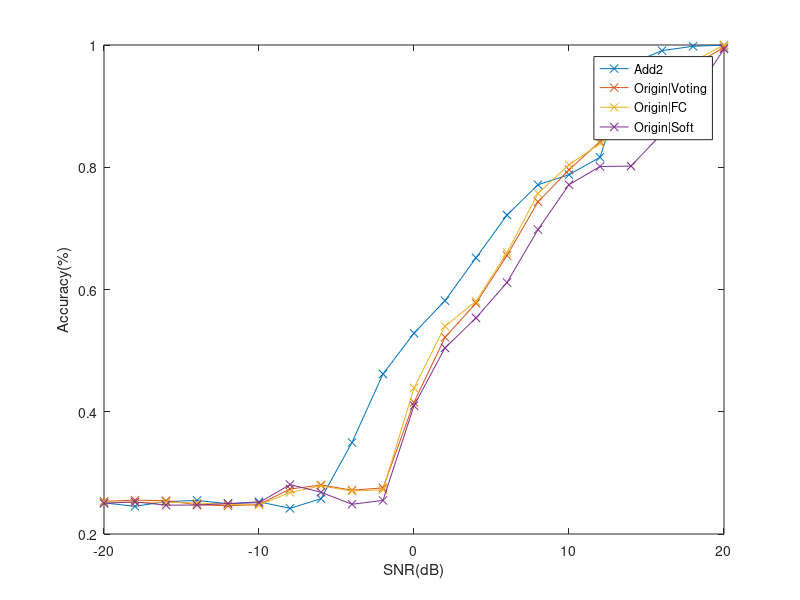
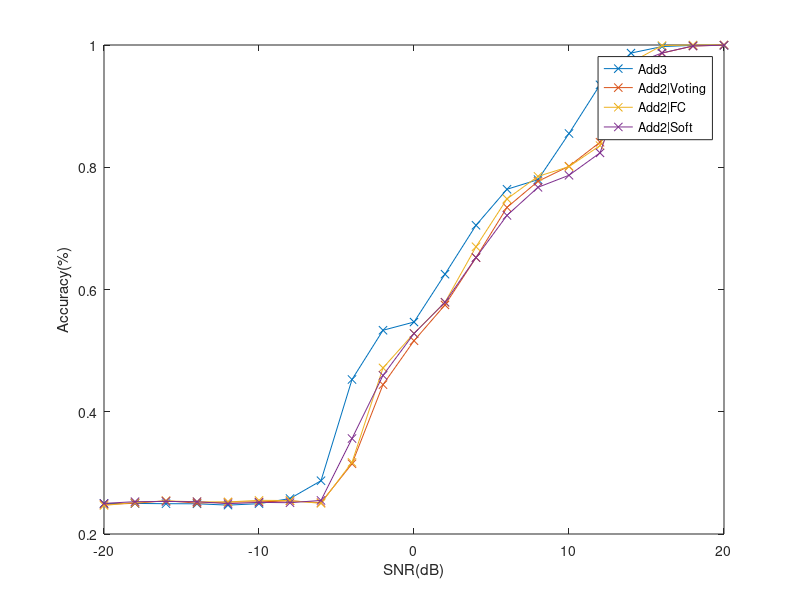
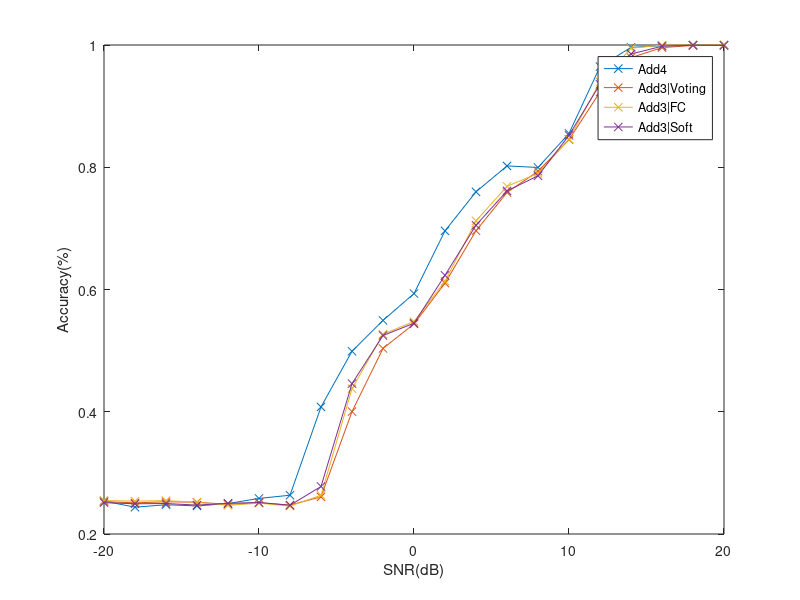

Reproduce these figures in MATLAB, in order.
snr = -20:2:20;

acc_origin = [0.258083333333333	0.244333333333333	0.249000000000000	0.249416666666667	0.246000000000000	0.249833333333333	0.246166666666667	0.245916666666667	0.246000000000000	0.259750000000000	0.404833333333333	0.500916666666667	0.556416666666667	0.610083333333333	0.702666666666667	0.769416666666667	0.808833333333333	0.798166666666667	0.857916666666667	0.918916666666667	0.992166666666667];
acc_Add2 = 	[0.251000000000000	0.245250000000000	0.253083333333333	0.254916666666667	0.249583333333333	0.252666666666667	0.242000000000000	0.257750000000000	0.349750000000000	0.461750000000000	0.528500000000000	0.581750000000000	0.651833333333333	0.721833333333333	0.771416666666667	0.787833333333333	0.816333333333333	0.969583333333333	0.990833333333333	0.997916666666667	0.999750000000000];
% acc_add2Norm = [0.252583333333333	0.245583333333333	0.254166666666667	0.255750000000000	0.241333333333333	0.250416666666667	0.242333333333333	0.251750000000000	0.348333333333333	0.465333333333333	0.529666666666667	0.562666666666667	0.646916666666667	0.719833333333333	0.790166666666667	0.784166666666667	0.863750000000000	0.948916666666667	0.986250000000000	0.998583333333333	0.999750000000000];
acc_Add3 = [0.249916666666667	0.250000000000000	0.249583333333333	0.249416666666667	0.247250000000000	0.249583333333333	0.258000000000000	0.287166666666667	0.452750000000000	0.533333333333333	0.546750000000000	0.625083333333333	0.705083333333333	0.764000000000000	0.779750000000000	0.855166666666667	0.934833333333333	0.986833333333333	0.997416666666667	0.999416666666667	0.999416666666667];
acc_Add4 = [0.253916666666667	0.243833333333333	0.247916666666667	0.245916666666667	0.249833333333333	0.258250000000000	0.263416666666667	0.407916666666667	0.499000000000000	0.549500000000000	0.593333333333333	0.695916666666667	0.759833333333333	0.802166666666667	0.799666666666667	0.855250000000000	0.964583333333333	0.996166666666667	0.998916666666667	1	0.999916666666667];

acc_origin_rep_soft = [0.253500000000000	0.255416666666667	0.254583333333333	0.247916666666667	0.246083333333333	0.248333333333333	0.273583333333333	0.280166666666667	0.271750000000000	0.275416666666667	0.415333333333333	0.521833333333333	0.577583333333333	0.655666666666667	0.743416666666667	0.795916666666667	0.841916666666667	0.867833333333333	0.916000000000000	0.966500000000000	0.995916666666667];
acc_origin_rep_fc = [0.252000000000000	0.251916666666667	0.252000000000000	0.250666666666667	0.248333333333333	0.247333333333333	0.268000000000000	0.278750000000000	0.270333333333333	0.272250000000000	0.438833333333333	0.539916666666667	0.580750000000000	0.660250000000000	0.757333333333333	0.804000000000000	0.839000000000000	0.863166666666667	0.918250000000000	0.973166666666667	0.999916666666667];
acc_origin_rep_voting = [0.250333333333333	0.252520833333333	0.247270833333333	0.247333333333333	0.249854166666667	0.251291666666667	0.280812500000000	0.268312500000000	0.248687500000000	0.254937500000000	0.409854166666667	0.504479166666667	0.553479166666667	0.611395833333333	0.698125000000000	0.771354166666667	0.801270833333333	0.801916666666667	0.855145833333333	0.916312500000000	0.993520833333333];

figure;
plot(snr, acc_Add2, '-x'); hold on;
plot(snr, acc_origin_rep_soft, '-x'); hold on;
plot(snr, acc_origin_rep_fc, '-x'); hold on;
plot(snr, acc_origin_rep_voting, '-x'); hold on;
legend("Add2", "Origin|Voting", "Origin|FC", "Origin|Soft")
xlabel("SNR(dB)")
ylabel("Accuracy(%)")


acc_Add2_rep_soft = [0.248333333333333	0.250250000000000	0.254416666666667	0.250500000000000	0.252250000000000	0.252583333333333	0.254166666666667	0.251333333333333	0.314916666666667	0.444333333333333	0.516166666666667	0.574750000000000	0.652083333333333	0.734333333333333	0.777000000000000	0.801666666666667	0.840916666666667	0.941750000000000	0.986750000000000	0.998333333333333	0.999916666666667];
acc_Add2_rep_fc = [0.246666666666667	0.251666666666667	0.254083333333333	0.252750000000000	0.252416666666667	0.255083333333333	0.254750000000000	0.250083333333333	0.317250000000000	0.471750000000000	0.528333333333333	0.579083333333333	0.669916666666667	0.748250000000000	0.785083333333333	0.801000000000000	0.835416666666667	0.971583333333333	0.999083333333333	1	1];
acc_Add2_rep_voting = [0.250083333333333	0.252875000000000	0.253250000000000	0.252833333333333	0.249583333333333	0.251750000000000	0.251166666666667	0.254958333333333	0.356166666666667	0.459458333333333	0.527916666666667	0.579166666666667	0.652291666666667	0.721250000000000	0.767166666666667	0.786875000000000	0.823500000000000	0.967666666666667	0.986916666666667	0.998375000000000	0.999708333333333];

figure;
plot(snr, acc_Add3, '-x'); hold on;
plot(snr, acc_Add2_rep_soft, '-x'); hold on;
plot(snr, acc_Add2_rep_fc, '-x'); hold on;
plot(snr, acc_Add2_rep_voting, '-x'); hold on;
legend("Add3", "Add2|Voting", "Add2|FC", "Add2|Soft")
xlabel("SNR(dB)")
ylabel("Accuracy(%)")

acc_Add3_rep_soft = [0.253000000000000	0.250916666666667	0.252750000000000	0.252000000000000	0.248500000000000	0.251083333333333	0.247333333333333	0.260750000000000	0.400250000000000	0.503583333333333	0.543750000000000	0.610333333333333	0.696166666666667	0.758666666666667	0.793500000000000	0.845083333333333	0.923083333333333	0.979333333333333	0.995750000000000	0.999250000000000	0.999916666666667];
acc_Add3_rep_fc = [0.254750000000000	0.253750000000000	0.254583333333333	0.251916666666667	0.246916666666667	0.250500000000000	0.245583333333333	0.263333333333333	0.437750000000000	0.526833333333333	0.547750000000000	0.613583333333333	0.712333333333333	0.768750000000000	0.789916666666667	0.845916666666667	0.939333333333333	0.994666666666667	0.999833333333333	1	1];
acc_Add3_rep_voting = [0.251250000000000	0.249458333333333	0.249875000000000	0.247291666666667	0.250166666666667	0.251625000000000	0.247041666666667	0.277750000000000	0.445958333333333	0.524708333333333	0.544833333333333	0.623208333333333	0.705125000000000	0.761333333333333	0.786000000000000	0.852166666666667	0.935750000000000	0.985291666666667	0.997958333333333	0.999583333333333	0.999291666666667];

figure;
plot(snr, acc_Add4, '-x'); hold on;
plot(snr, acc_Add3_rep_soft, '-x'); hold on;
plot(snr, acc_Add3_rep_fc, '-x'); hold on;
plot(snr, acc_Add3_rep_voting, '-x'); hold on;
legend("Add4", "Add3|Voting", "Add3|FC", "Add3|Soft")
xlabel("SNR(dB)")
ylabel("Accuracy(%)")
